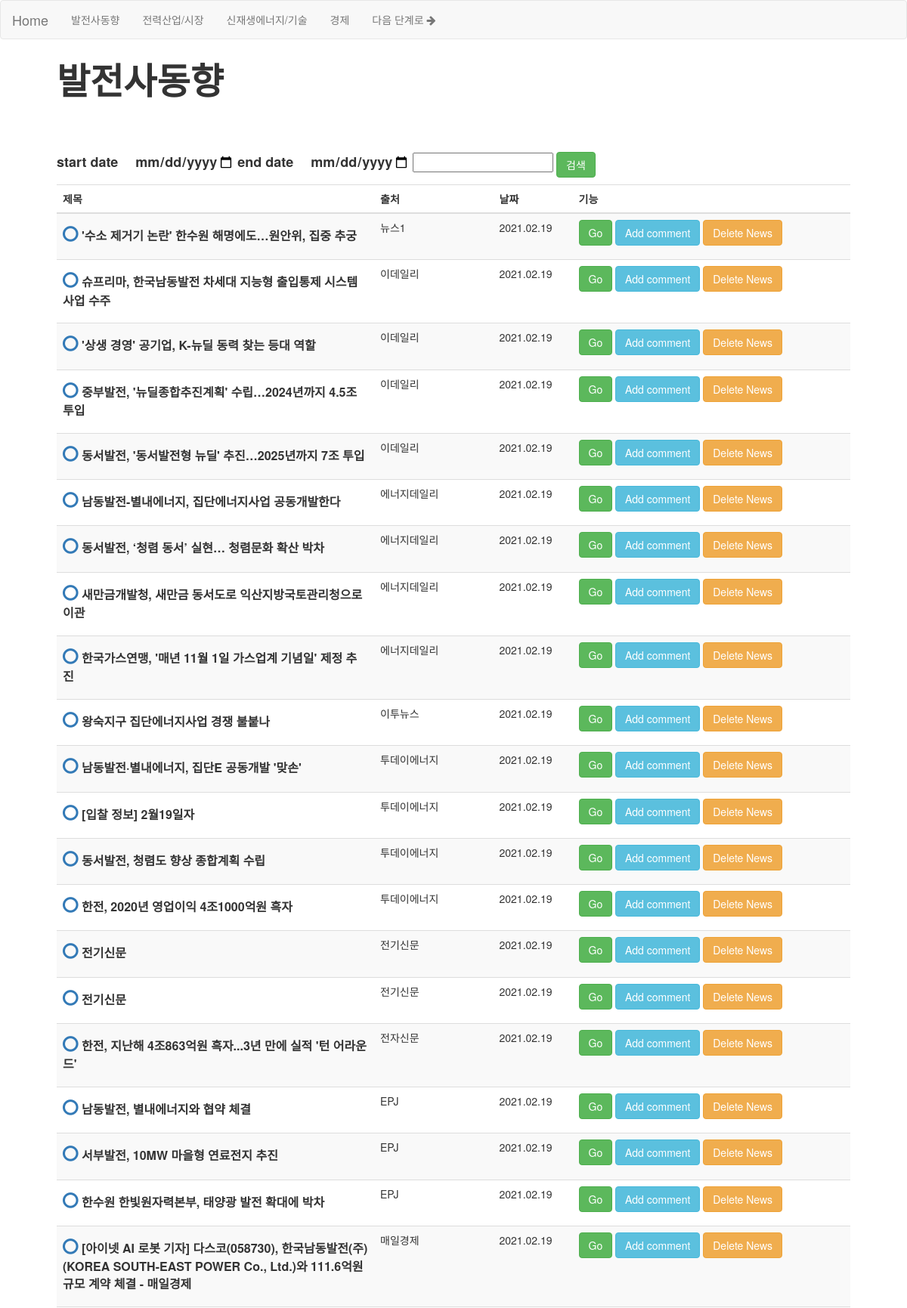
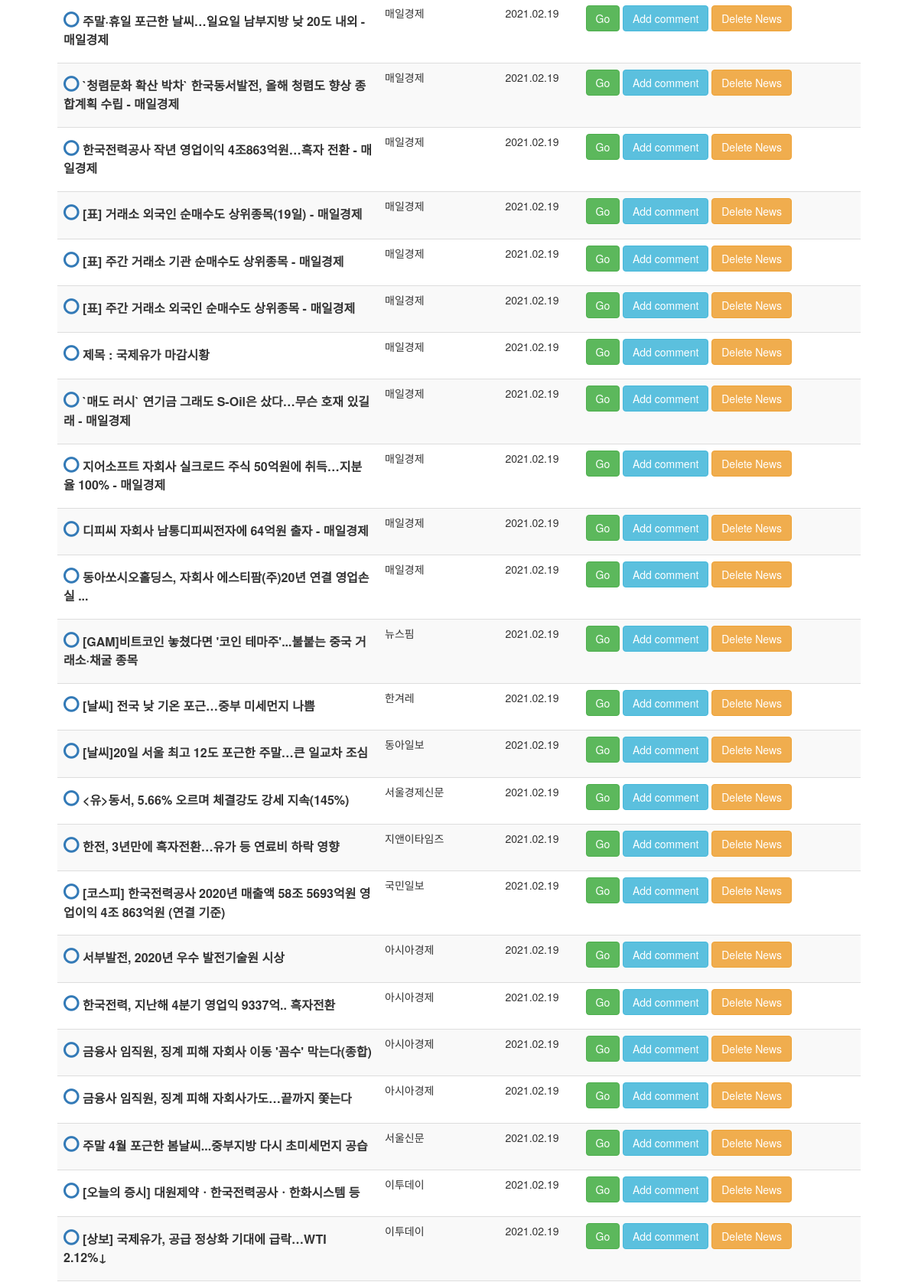
Screenshot of /발전사동향/ (upper part) with the database file from the repository (2 pictures, top to bottom).
### MorningBriefing/models.py (models this page shows, shortened)
class News(models.Model):
    Title = models.CharField(max_length=200) #<title>{% News.title%}</title>
    Link = models.CharField(max_length=2000, unique=True) #a href = {% News.link[]%}
    Published_date = models.DateField(default= None)
    Company = models.CharField(max_length=200 ,default= None)
    Importance = models.CharField(max_length=20 ,default= 0)
    Report_display = (
        ('A', '보고서출력'),
        ('B', '보고서제거'),
    )
    Display = models.CharField(
        max_length = 1,
        choices = Report_display,
        default = 'B',
    )
    Select = (
        ('A', '발전사 동향'),
        ('B', '전력산업/시장'),
        ('C', '신재생에너지/기술'),
        ('D', '경제'),
        ('E', '에너지'),
    )
    Data_field = models.CharField(
        max_length = 1,
        choices = Select,
        blank = True,
        default = 'm',
    )
    class Meta:
        ordering = ['Data_field', 'Published_date' , 'Importance'  ]

### MorningBriefing/templates/MorningBriefing/a.html (shortened to what this page needs)
<!DOCTYPE html>
<html lang="en">
<head>
  <link rel="stylesheet" href="http://maxcdn.bootstrapcdn.com/bootstrap/3.3.6/css/bootstrap.min.css">
  <link rel="stylesheet" href="https://maxcdn.bootstrapcdn.com/font-awesome/4.7.0/css/font-awesome.min.css">
</head>
<body>
  <nav class="navbar navbar-default fixed-top">
    <div class="container-fluid">
      <div class="navbar-header">
        <a class="navbar-brand" href="{% url 'MorningBriefing:home' %}">Home</a>
      </div>
      <ul class="nav navbar-nav">
        <li><a href = "{% url 'MorningBriefing:발전사동향' %}">발전사동향</a></li>
        <li><a href = "{% url 'MorningBriefing:전력산업/시장'%}">전력산업/시장</a></li>
        <li><a href = "{% url 'MorningBriefing:신재생에너지/기술'%}">신재생에너지/기술</a></li>
        <li><a href = "{% url 'MorningBriefing:경제'%}">경제</a></li>
        <li><a href = "{% url 'MorningBriefing:뉴스수정' %}">다음 단계로 <i class="fa fa-arrow-right" aria-hidden="true"></i></a></li>
      </ul>
    </div>
  </nav>
<div class="container" style="width: 90%!important" >
    <table class="table table-striped">
        <thead>
        <tr>
        <div><B><font size=10>발전사동향</font></B></div>
        <br>
        <br>
        <br>
        </tr>
        </thead>
        <tr style= "width:40% ;margin:auto; text-align: right;" >
           <form method="post">
                  <label  style="text-align: right" > <font size = 4><B>start date<input type="date" style = "text-align: right;border: 0px; font-size: 3" name="start_date" value="{{start_date}}"></B></font>
                  <label style="text-align: right"><font size = 4><B>end date<input type="date" style = "text-align: right;border: 0px; font-size: 3" name="end_date" value="{{end_date}}"></B></font>
                  <input name="search" value="{{search}}">
                  <input type="submit" class="btn btn-success" value="검색">
          </form>
        </tr>
        <tr>
            <th scope="col" style= "width:40%">제목</th>
            <th scope="col" style= "width:15%">출처</th>
            <th scope="col" style= "width:10%">날짜</th>
            <th scope="col" style= "width:35%">기능</th>
        </tr>
        <tbody>
            {% for news in news %}
            {% if news.Data_field == 'A' %}
        <tr>
            <td class="title">
                    <p><font size=3><B>
                      <a onclick="checker({{news.pk}})" style ="font-size:18pt">
                      <span id="check_{{news.pk}}" >{%if news.Display == 'A'%}<i class="fa fa-check" aria-hidden="true"></i>{%endif%}{%if news.Display == 'B'%}<i class="fa fa-circle-o" aria-hidden="true"></i>{%endif%}</span></a>
                       {{news.Title|safe}}
            </td>
            <td class="company">
              {{news.Company}}
            </td>
            <td class="date">{{news.Published_date|date:"Y.m.d"}}
            </td>
                <td class="action">
                  <button type="submit" class="btn btn-success"  style="text-align:right;" onclick="window.open('{{news.Link}}')">Go</button>
                   <a  data-toggle="modal" class="btn btn-info" data-target="#addcomment{{news.pk}}">Add comment</a></b></h1>
                   <a href="{% url 'MorningBriefing:delete_news' pk=news.pk %}" class="btn btn-warning del" role="button" onclick="return confirm('정말 삭제하시겠습니까?')">Delete News</a>
 </td></tr>
            {% endif %}
            {% endfor %}
        </tbody>
    </table>
</div>
</body>

### rows the page displays
News: Display "B" (drawn), Title "'수소 제거기 논란' 한수원 해명에도…원안위, 집중 추궁", Company "뉴스1", Published_date "2021.02.19"
News: Display "B" (drawn), Title "슈프리마, 한국남동발전 차세대 지능형 출입통제 시스템사업 수주", Company "이데일리", Published_date "2021.02.19"
News: Display "B" (drawn), Title "'상생 경영' 공기업, K-뉴딜 동력 찾는 등대 역할", Company "이데일리", Published_date "2021.02.19"
News: Display "B" (drawn), Title "중부발전, '뉴딜종합추진계획' 수립…2024년까지 4.5조 투입", Company "이데일리", Published_date "2021.02.19"
News: Display "B" (drawn), Title "동서발전, '동서발전형 뉴딜' 추진…2025년까지 7조 투입", Company "이데일리", Published_date "2021.02.19"
News: Display "B" (drawn), Title "남동발전-별내에너지, 집단에너지사업 공동개발한다", Company "에너지데일리", Published_date "2021.02.19"
News: Display "B" (drawn), Title "동서발전, ‘청렴 동서’ 실현… 청렴문화 확산 박차", Company "에너지데일리", Published_date "2021.02.19"
News: Display "B" (drawn), Title "새만금개발청, 새만금 동서도로 익산지방국토관리청으로 이관", Company "에너지데일리", Published_date "2021.02.19"
News: Display "B" (drawn), Title "한국가스연맹, '매년 11월 1일 가스업계 기념일' 제정 추진", Company "에너지데일리", Published_date "2021.02.19"
News: Display "B" (drawn), Title "왕숙지구 집단에너지사업 경쟁 불붙나", Company "이투뉴스", Published_date "2021.02.19"
News: Display "B" (drawn), Title "남동발전·별내에너지, 집단E 공동개발 '맞손'", Company "투데이에너지", Published_date "2021.02.19"
News: Display "B" (drawn), Title "[입찰 정보] 2월19일자", Company "투데이에너지", Published_date "2021.02.19"
News: Display "B" (drawn), Title "동서발전, 청렴도 향상 종합계획 수립", Company "투데이에너지", Published_date "2021.02.19"
News: Display "B" (drawn), Title "한전, 2020년 영업이익 4조1000억원 흑자", Company "투데이에너지", Published_date "2021.02.19"
News: Display "B" (drawn), Title "전기신문", Company "전기신문", Published_date "2021.02.19"
News: Display "B" (drawn), Title "전기신문", Company "전기신문", Published_date "2021.02.19"
News: Display "B" (drawn), Title "한전, 지난해 4조863억원 흑자...3년 만에 실적 '턴 어라운드'", Company "전자신문", Published_date "2021.02.19"
News: Display "B" (drawn), Title "남동발전, 별내에너지와 협약 체결", Company "EPJ", Published_date "2021.02.19"
News: Display "B" (drawn), Title "서부발전, 10MW 마을형 연료전지 추진", Company "EPJ", Published_date "2021.02.19"
News: Display "B" (drawn), Title "한수원 한빛원자력본부, 태양광 발전 확대에 박차", Company "EPJ", Published_date "2021.02.19"
News: Display "B" (drawn), Title "[아이넷 AI 로봇 기자] 다스코(058730), 한국남동발전(주)(KOREA SOUTH-EAST POWER Co., Ltd.)와 111.6억원 규모 계약 체결 - 매일경제", Company "매일경제", Published_date "2021.02.19"
News: Display "B" (drawn), Title "주말·휴일 포근한 날씨…일요일 남부지방 낮 20도 내외 - 매일경제", Company "매일경제", Published_date "2021.02.19"
News: Display "B" (drawn), Title "`청렴문화 확산 박차` 한국동서발전, 올해 청렴도 향상 종합계획 수립 - 매일경제", Company "매일경제", Published_date "2021.02.19"
News: Display "B" (drawn), Title "한국전력공사 작년 영업이익 4조863억원…흑자 전환 - 매일경제", Company "매일경제", Published_date "2021.02.19"
News: Display "B" (drawn), Title "[표] 거래소 외국인 순매수도 상위종목(19일) - 매일경제", Company "매일경제", Published_date "2021.02.19"
News: Display "B" (drawn), Title "[표] 주간 거래소 기관 순매수도 상위종목 - 매일경제", Company "매일경제", Published_date "2021.02.19"
News: Display "B" (drawn), Title "[표] 주간 거래소 외국인 순매수도 상위종목 - 매일경제", Company "매일경제", Published_date "2021.02.19"
News: Display "B" (drawn), Title "제목 : 국제유가 마감시황", Company "매일경제", Published_date "2021.02.19"
News: Display "B" (drawn), Title "`매도 러시` 연기금 그래도 S-Oil은 샀다…무슨 호재 있길래 - 매일경제", Company "매일경제", Published_date "2021.02.19"
News: Display "B" (drawn), Title "지어소프트 자회사 실크로드 주식 50억원에 취득…지분율 100% - 매일경제", Company "매일경제", Published_date "2021.02.19"
News: Display "B" (drawn), Title "디피씨 자회사 남통디피씨전자에 64억원 출자 - 매일경제", Company "매일경제", Published_date "2021.02.19"
News: Display "B" (drawn), Title "동아쏘시오홀딩스, 자회사 에스티팜(주)20년 연결 영업손실 ...", Company "매일경제", Published_date "2021.02.19"
News: Display "B" (drawn), Title "[GAM]비트코인 놓쳤다면 '코인 테마주'...불붙는 중국 거래소·채굴 종목", Company "뉴스핌", Published_date "2021.02.19"
News: Display "B" (drawn), Title "[날씨] 전국 낮 기온 포근…중부 미세먼지 나쁨", Company "한겨레", Published_date "2021.02.19"
News: Display "B" (drawn), Title "[날씨]20일 서울 최고 12도 포근한 주말…큰 일교차 조심", Company "동아일보", Published_date "2021.02.19"
News: Display "B" (drawn), Title "<유>동서, 5.66% 오르며 체결강도 강세 지속(145%)", Company "서울경제신문", Published_date "2021.02.19"
News: Display "B" (drawn), Title "한전, 3년만에 흑자전환…유가 등 연료비 하락 영향", Company "지앤이타임즈", Published_date "2021.02.19"
News: Display "B" (drawn), Title "[코스피] 한국전력공사 2020년 매출액 58조 5693억원 영업이익 4조 863억원 (연결 기준)", Company "국민일보", Published_date "2021.02.19"
News: Display "B" (drawn), Title "서부발전, 2020년 우수 발전기술원 시상", Company "아시아경제", Published_date "2021.02.19"
News: Display "B" (drawn), Title "한국전력, 지난해 4분기 영업익 9337억.. 흑자전환", Company "아시아경제", Published_date "2021.02.19"
News: Display "B" (drawn), Title "금융사 임직원, 징계 피해 자회사 이동 '꼼수' 막는다(종합)", Company "아시아경제", Published_date "2021.02.19"
News: Display "B" (drawn), Title "금융사 임직원, 징계 피해 자회사가도…끝까지 쫓는다", Company "아시아경제", Published_date "2021.02.19"
News: Display "B" (drawn), Title "주말 4월 포근한 봄날씨...중부지방 다시 초미세먼지 공습", Company "서울신문", Published_date "2021.02.19"
News: Display "B" (drawn), Title "[오늘의 증시] 대원제약ㆍ한국전력공사ㆍ한화시스템 등", Company "이투데이", Published_date "2021.02.19"
News: Display "B" (drawn), Title "[상보] 국제유가, 공급 정상화 기대에 급락…WTI 2.12%↓", Company "이투데이", Published_date "2021.02.19"
